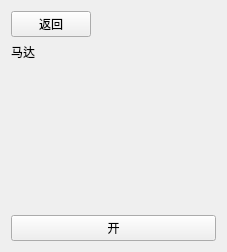
<?xml version="1.0" encoding="UTF-8"?>
<ui version="4.0">
 <class>VibratorWidget</class>
 <widget class="QWidget" name="VibratorWidget">
  <property name="geometry">
   <rect>
    <x>0</x>
    <y>0</y>
    <width>227</width>
    <height>252</height>
   </rect>
  </property>
  <property name="windowTitle">
   <string>Form</string>
  </property>
  <layout class="QGridLayout" name="gridLayout">
   <item row="0" column="0">
    <layout class="QVBoxLayout" name="verticalLayout_2">
     <item>
      <layout class="QHBoxLayout" name="horizontalLayout">
       <item>
        <widget class="QPushButton" name="pushButton_return">
         <property name="styleSheet">
          <string notr="true">font: 20pt &quot;Ubuntu&quot;;</string>
         </property>
         <property name="text">
          <string>返回</string>
         </property>
        </widget>
       </item>
       <item>
        <spacer name="horizontalSpacer">
         <property name="orientation">
          <enum>Qt::Horizontal</enum>
         </property>
         <property name="sizeHint" stdset="0">
          <size>
           <width>40</width>
           <height>20</height>
          </size>
         </property>
        </spacer>
       </item>
      </layout>
     </item>
     <item>
      <layout class="QVBoxLayout" name="verticalLayout">
       <item>
        <widget class="QLabel" name="label">
         <property name="styleSheet">
          <string notr="true">font: 23pt &quot;Ubuntu&quot;;</string>
         </property>
         <property name="text">
          <string>马达</string>
         </property>
        </widget>
       </item>
       <item>
        <spacer name="verticalSpacer">
         <property name="orientation">
          <enum>Qt::Vertical</enum>
         </property>
         <property name="sizeHint" stdset="0">
          <size>
           <width>20</width>
           <height>40</height>
          </size>
         </property>
        </spacer>
       </item>
       <item>
        <widget class="QPushButton" name="pushButton_on">
         <property name="styleSheet">
          <string notr="true">font: 20pt &quot;Ubuntu&quot;;</string>
         </property>
         <property name="text">
          <string>开</string>
         </property>
        </widget>
       </item>
      </layout>
     </item>
    </layout>
   </item>
  </layout>
 </widget>
 <resources/>
 <connections/>
</ui>
